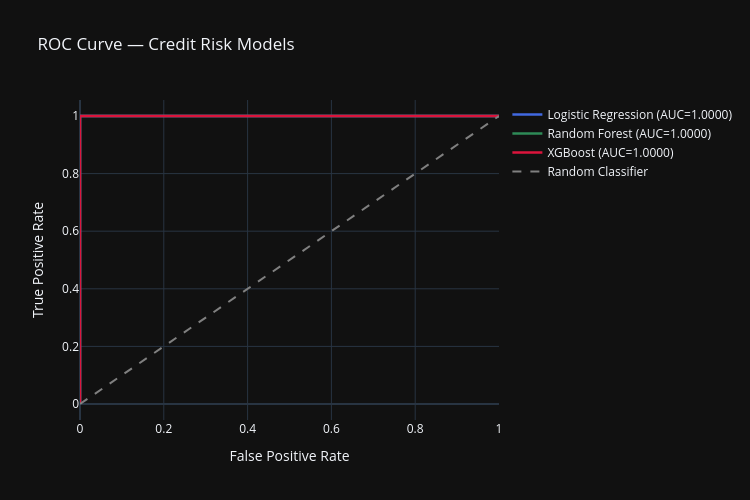

Notebook cell for this chart:
### Code cell
# Cell 7 — ROC Curve Comparison
fig = go.Figure()

colors = {'Logistic Regression': 'royalblue',
          'Random Forest': 'seagreen',
          'XGBoost': 'crimson'}

for name, vals in results.items():
    fpr, tpr, _ = roc_curve(y_test, vals['proba'])
    fig.add_trace(go.Scatter(
        x=fpr, y=tpr,
        mode='lines',
        name=f"{name} (AUC={vals['auc']:.4f})",
        line=dict(color=colors[name], width=2.5)
    ))

fig.add_trace(go.Scatter(
    x=[0,1], y=[0,1],
    mode='lines',
    line=dict(color='gray', dash='dash'),
    name='Random Classifier'
))

fig.update_layout(
    title='ROC Curve — Credit Risk Models',
    xaxis_title='False Positive Rate',
    yaxis_title='True Positive Rate',
    template='plotly_dark',
    width=750, height=500
)
fig.show()

### Figure 1 — Plotly figure (JSON) as saved in the notebook; plotly's stock layout.template omitted (floating-point values rounded to 4 significant figures)
{"data": [{"line": {"color": "royalblue", "width": 2.5}, "mode": "lines", "name": "Logistic Regression (AUC=1.0000)", "type": "scatter", "x": [0.0, 0.0, 0.0, 1.0], "y": [0.0, 0.01667, 1.0, 1.0]}, {"line": {"color": "seagreen", "width": 2.5}, "mode": "lines", "name": "Random Forest (AUC=1.0000)", "type": "scatter", "x": [0.0, 0.0, 0.0, 1.0], "y": [0.0, 0.01667, 1.0, 1.0]}, {"line": {"color": "crimson", "width": 2.5}, "mode": "lines", "name": "XGBoost (AUC=1.0000)", "type": "scatter", "x": [0.0, 0.0, 0.0, 0.4143, 1.0], "y": [0.0, 0.4667, 1.0, 1.0, 1.0]}, {"line": {"color": "gray", "dash": "dash"}, "mode": "lines", "name": "Random Classifier", "type": "scatter", "x": [0, 1], "y": [0, 1]}], "layout": {"height": 500, "title": {"text": "ROC Curve — Credit Risk Models"}, "width": 750, "xaxis": {"title": {"text": "False Positive Rate"}}, "yaxis": {"title": {"text": "True Positive Rate"}}}}
